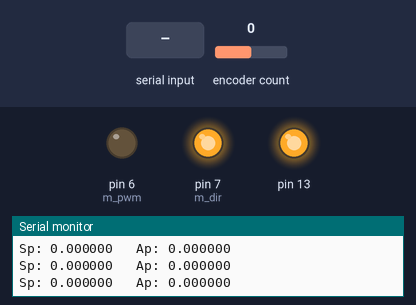
The sketch below on a simulated Teensy 4. Parts: output pins drawn as LEDs (lit = HIGH), the last lines printed to the serial monitor. Inputs (shaded band) come from the test bench; at power-on: encoder count 0.

Above: at 1.2 s.
1.3 s: encoder count set to 1
At 1.6 s:
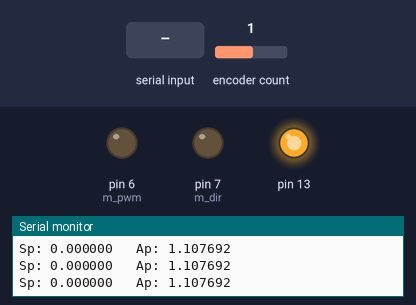
2.8 s: "5\n" received over Serial
At 5.2 s:
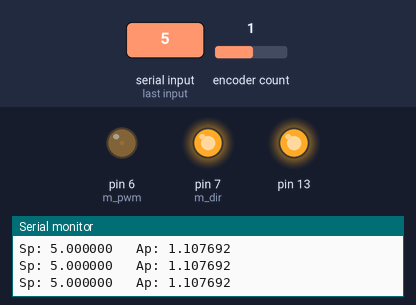
5.5 s: "200\n" received over Serial
At 7.9 s:
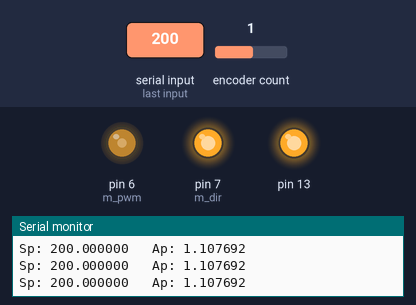
8.5 s: encoder count set to 0
At 9.5 s:
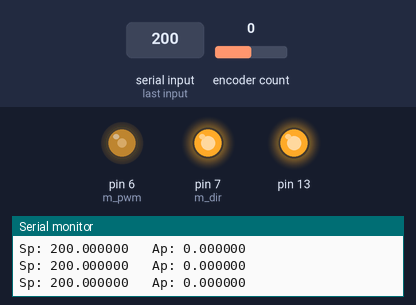
Timing chart, 0 to 11.0 s (numbered marks = the images above; inputs shaded):
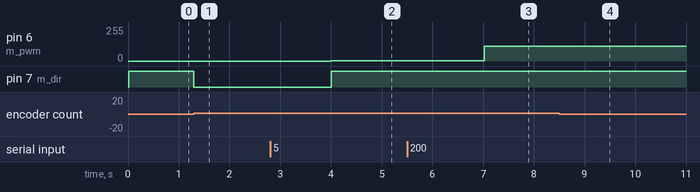

Measured:
- after the input at 1.3 s, pin 7 (m_dir): HIGH → LOW at once
- after the input at 2.8 s, pin 6 (m_pwm): 0/255 → 2/255 after 1.2 s; pin 7 (m_dir): LOW → HIGH after 1.2 s
- after the input at 5.5 s, pin 6 (m_pwm): 2/255 → 111/255 after 1.5 s
- after the input at 8.5 s, pin 6 (m_pwm): 111/255 → 112/255 at once

The sketch:

Pos.ino
```cpp
#include <Encoder.h>

IntervalTimer pid_timer;
Encoder enc1(3,2);

int m_pwm=6;
int m_dir=7;
float cpr=1300;
float kp,ki,kd;

float ap=0;
float sp_angle=0;
char dir=0;
void setup()
{
pinMode(13,OUTPUT);
digitalWrite(13,HIGH);
Serial.begin(2000000);
pinMode(m_pwm,OUTPUT);
pinMode(m_dir,OUTPUT);

analogWriteResolution(14);

pid_timer.begin(pid,10000);
}
void drive(int speed)
{
digitalWrite(m_dir,speed<0?LOW:HIGH);
analogWrite(m_pwm,abs(speed));

kp=10.0;
kd=0.0;
ki=0.0;
}
int sp=0;
int err=0,der=0,integ=0;
int speed_m=0;
volatile int last_err=0;


void pid()
{
ap=enc1.read();
sp=sp_angle*cpr/360.0;

err=sp-ap;
der=(err-last_err)*0.01;
integ+=(err-last_err)*0.01;
last_err=err;

speed_m=kp*err+ki*integ+kd*der;
drive(speed_m);
Serial.printf("Sp: %f   ",sp_angle);
Serial.printf("Ap: %f \n",ap*360.0/cpr);
      // Serial.println(enc1.read());

}
int lastTime=0;
void loop()
{

//drive(5000);

    if (millis() - lastTime > 1000) {
      noInterrupts();

     if (Serial.available() > 0) {
       String input = Serial.readString();//-256
      // Serial.println(input.length());
       if (input.length() <= 5) {
         //char sign=(input.substring(0, 1)).charAt(0);
         sp_angle=(input.substring(0)).toInt();
       }
     }
        interrupts();
      lastTime = millis();
    }


  //ps4_input();
}
```
